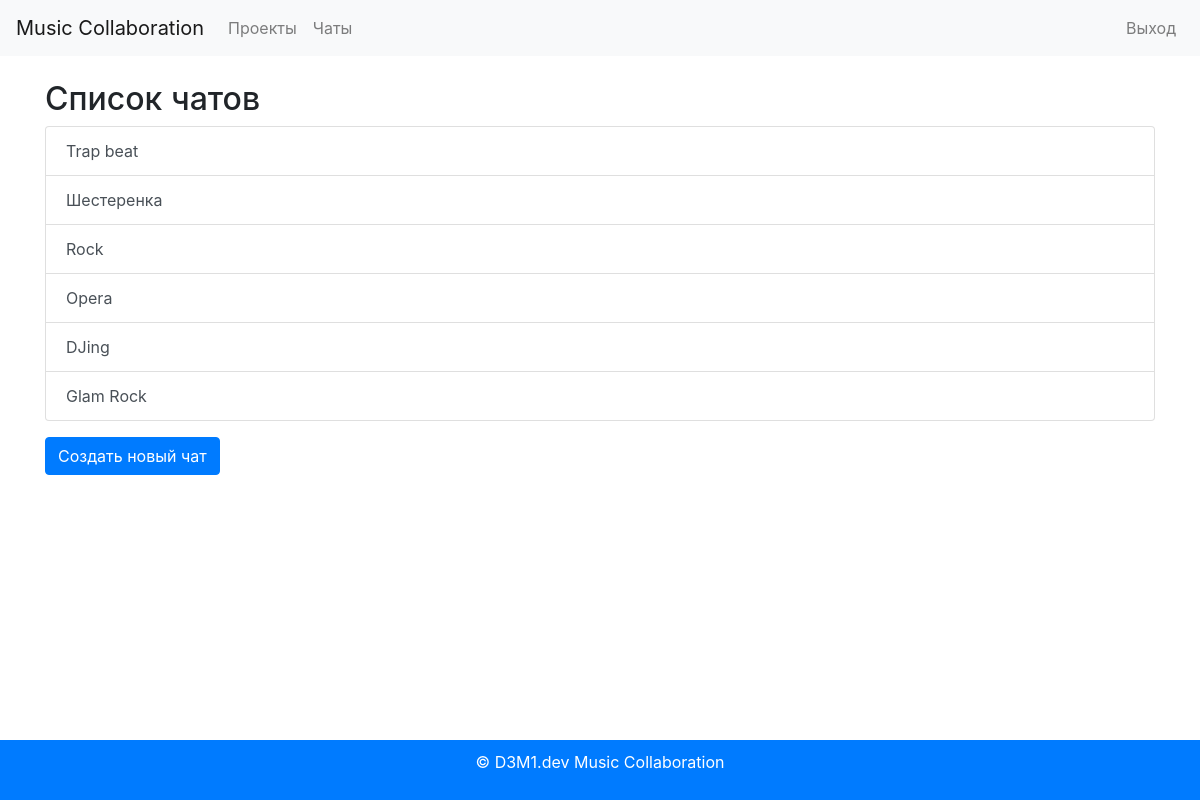
Screenshot of /chat/ (signed in) with the database file from the repository.
### chat/models.py (models this page shows, shortened)
class Chat(models.Model):
    id = models.AutoField(primary_key=True)
    project = models.ForeignKey(Project, on_delete=models.CASCADE)
    created_at = models.DateTimeField(auto_now_add=True)

### projects/models.py (models this page shows, shortened)
class Project(models.Model):
    STATUS_CHOICES = [
        ('in_progress', 'В работе'),
        ('completed', 'Завершен'),
    ]
    id = models.AutoField(primary_key=True)
    name = models.CharField(max_length=255)
    description = models.TextField()
    owner = models.ForeignKey(User, on_delete=models.CASCADE)
    created_at = models.DateTimeField(auto_now_add=True)
    updated_at = models.DateTimeField(auto_now=True)
    status = models.CharField(max_length=50, choices=STATUS_CHOICES)

### chat/views.py (the view)
# urls.py: path('', ChatListView.as_view(), name='chat_list'),
@method_decorator(login_required, name='dispatch')
class ChatListView(View):
    def get(self, request):
        chats = Chat.objects.all()
        return render(request, 'chat/chat_list.html', {'chats': chats})

### chat/templates/chat/chat_list.html (shortened to what this page needs)
{% extends 'base.html' %}
{% block content %}
<h2>Список чатов</h2>
<div class="list-group">
    {% for chat in chats %}
        <a href="{% url 'chat:chat_detail' chat.id %}" class="list-group-item list-group-item-action">{{ chat.project.name }}</a>
    {% endfor %}
</div>
<a href="{% url 'chat:chat_create' %}" class="btn btn-primary mt-3">Создать новый чат</a>
{% endblock %}

### static/css/styles.css (style rules this page uses)
body { font-family: Arial, sans-serif; margin: 0; padding: 0; }
a { text-decoration: none; }

### rows the page displays
Chat: project.name "Trap beat"
Chat: project.name "Шестеренка"
Chat: project.name "Rock"
Chat: project.name "Opera"
Chat: project.name "DJing"
Chat: project.name "Glam Rock"
